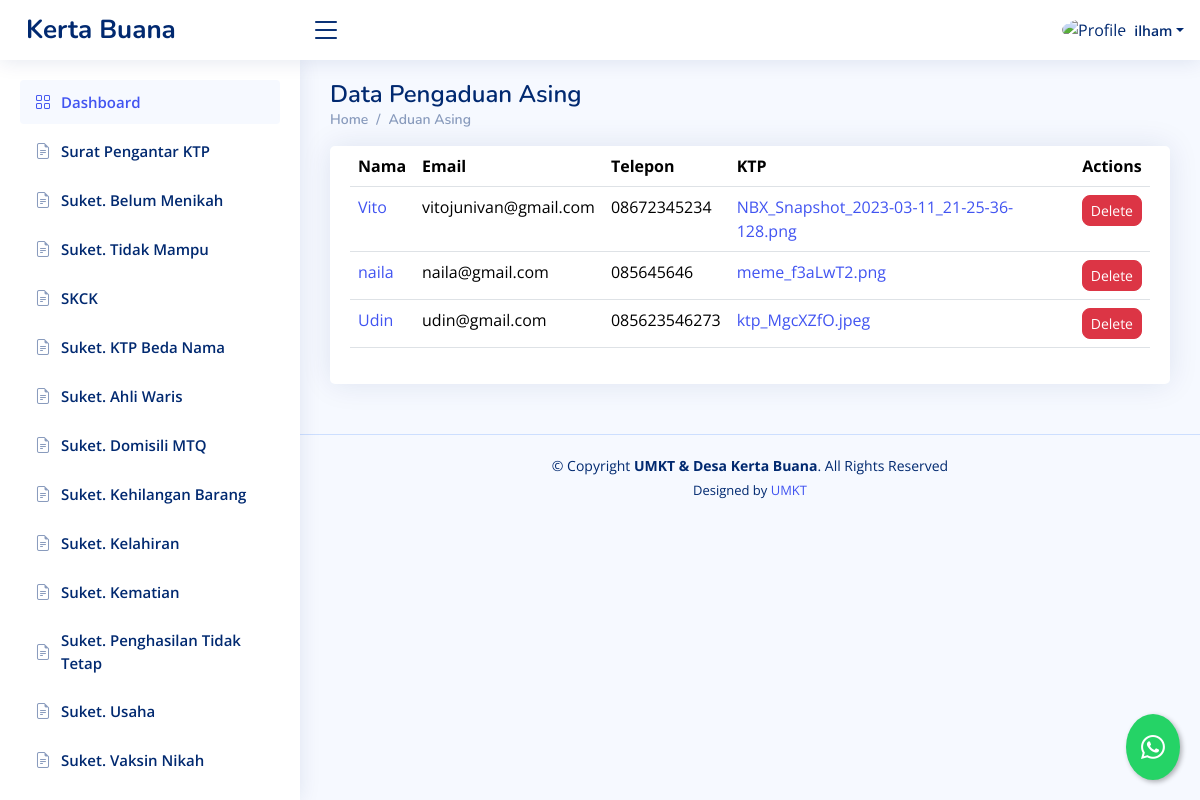
Screenshot of /dashboard/pengaduan-asing/ (signed in) with the database file from the repository.
### dashboard/models.py (models this page shows, shortened)
class PengaduanAsing(models.Model):
    name = models.CharField(max_length=200, blank=True, null=True)
    email = models.CharField(max_length=200, blank=True, null=True)
    phone = models.CharField(max_length=200, blank=True, null=True)
    message = models.TextField(blank=True, null=True)
    ktp = models.URLField(blank=True, null=True)

### dashboard/views.py (the view)
# urls.py: path('pengaduan-asing/', datapengaduanasing, name='pengaduan_asing'),
@login_required
def datapengaduanasing(request):
    template_name = "backend/pengaduanasing.html"
    aduan = PengaduanAsing.objects.all()
    context = {
        "aduans":aduan,
    }
    return render(request,template_name, context)

### dashboard/templatetags/custom_filters.py (called while the page is built)
@register.filter
def filename(value):
    if not value:  # Cek apakah value kosong atau None
        return None
    return os.path.basename(value)

### templates/backend/pengaduanasing.html
{% extends "backend/base_ui.html" %} {% load static %} {% load custom_filters %}
{% block konten %}
<div class="pagetitle">
  <h1>Data Pengaduan Asing</h1>
  <nav>
    <ol class="breadcrumb">
      <li class="breadcrumb-item"><a href="{url 'dashboard'}">Home</a></li>
      <li class="breadcrumb-item">Aduan Asing</li>
    </ol>
  </nav>
</div>
<section class="section">
  <div class="row">
    <div class="col-lg-12">
      <div class="card">
        <div class="card-body">
          <div class="table-responsive">
            <table class="table datatable">
              <thead>
                <tr>
                  <th>Nama</th>
                  <th>Email</th>
                  <th>Telepon</th>
                  <th>KTP</th>
                  <th class="text-center">Actions</th>
                </tr>
              </thead>
              <tbody>
                {% for aduan in aduans %}
                <tr>
                  <td><a href="{% url 'detail_pengaduan_asing' aduan.id %}">{{ aduan.name }}</a></td>
                  <td>{{ aduan.email }}</td>
                  <td>{{ aduan.phone }}</td>
                  <td>
                    <a href="{{ aduan.ktp }}">{{ aduan.ktp|filename }}</a>
                  </td>
                  <td class="text-center">
                    <div
                      class="btn-group gap-3"
                      role="group"
                      aria-label="Action buttons"
                    >
                      <a
                        href="{% url 'delete_pengaduan_asing' aduan.id %}"
                        class="text-decoration-none"
                      >
                        <button
                          type="button"
                          class="btn btn-danger btn-sm rounded-3"
                        >
                          Delete
                        </button>
                      </a>
                    </div>
                  </td>
                </tr>
                {% endfor %}
              </tbody>
            </table>
          </div>
        </div>
      </div>
    </div>
  </div>
</section>
{% endblock konten %}

### templates/backend/base_ui.html (shortened to what this page needs)
{% load static %}
<!DOCTYPE html>
<html lang="en">
  <head>
    <link
      href="{% static 'backend/vendor/bootstrap/css/bootstrap.min.css'%}"
      rel="stylesheet"
    />
    <link
      href="{% static 'backend/vendor/bootstrap-icons/bootstrap-icons.css'%}"
      rel="stylesheet"
    />
    <link
      href="{% static 'backend/vendor/boxicons/css/boxicons.min.css'%}"
      rel="stylesheet"
    />
    <link
      href="{% static 'backend/vendor/quill/quill.snow.css'%}"
      rel="stylesheet"
    />
    <link
      href="{% static 'backend/vendor/quill/quill.bubble.css'%}"
      rel="stylesheet"
    />
    <link
      href="{% static 'backend/vendor/remixicon/remixicon.css'%}"
      rel="stylesheet"
    />
    <link
      href="{% static 'backend/vendor/simple-datatables/style.css'%}"
      rel="stylesheet"
    />
    <link href="{% static 'backend/css/style.css'%}" rel="stylesheet" />
  </head>
  <body>
    <header id="header" class="header fixed-top d-flex align-items-center">
      <div class="d-flex align-items-center justify-content-between">
        <a href="{% url 'welcome'%}" class="logo d-flex align-items-center">
          <span class="d-none d-lg-block">Kerta Buana</span>
        </a>
        <i class="bi bi-list toggle-sidebar-btn"></i>
      </div>
      <nav class="header-nav ms-auto">
        <ul class="d-flex align-items-center">
          <li class="nav-item dropdown pe-3">
            <a
              class="nav-link nav-profile d-flex align-items-center pe-0"
              href="#"
              data-bs-toggle="dropdown"
            >
              {% if user.is_superuser %}
              <img
                src="{% static 'backend/img/orang.png'%}"
                alt="Profile"
                class="rounded-circle"
              />
              {% else %}
              <img
                src="{% static 'backend/img/family.png'%}"
                alt="Profile"
                class="rounded-circle"
              />
              {% endif %}
              <span class="d-none d-md-block dropdown-toggle ps-2"
                >{{request.user.username}}</span
              > </a
            >
          </li>
        </ul>
      </nav>
    </header>
    <aside id="sidebar" class="sidebar">
      <ul class="sidebar-nav" id="sidebar-nav">
        <li class="nav-item">
          <a class="nav-link" href="{% url 'dashboard'%}">
            <i class="bi bi-grid"></i>
            <span>Dashboard</span>
          </a>
        </li>
        {% if user.is_superuser %}
        <li class="nav-item">
          <a
            class="nav-link collapsed"
            data-bs-target="#forms-nav"
            data-bs-toggle="collapse"
            href="#"
          >
            <i class="bi bi-journal-text"></i><span>Surat</span
            ><i class="bi bi-chevron-down ms-auto"></i>
          </a>
          <ul
            id="forms-nav"
            class="nav-content collapse"
            data-bs-parent="#sidebar-nav"
          >
            <li>
              <a href="{% url 'suketpermohonanktp' %}">
                <i class="bi bi-circle"></i><span>Surat Pengantar KTP</span>
              </a>
            </li>
            <li>
              <a href="{% url 'suketbelummenikah'%}">
                <i class="bi bi-circle"></i><span>Suket. Belum Menikah</span>
              </a>
            </li>
            <li>
              <a href="{% url 'sukettidakmampu'%}">
                <i class="bi bi-circle"></i><span>Suket. Tidak Mampu</span>
              </a>
            </li>
            <li>
              <a href="{% url 'skck'%}">
                <i class="bi bi-circle"></i><span>SKCK</span>
              </a>
            </li>
            <li>
              <a href="{% url 'suketktpbedanama'%}">
                <i class="bi bi-circle"></i><span>Suket. KTP Beda Nama</span>
              </a>
            </li>
            <li>
              <a href="{% url 'suketahliwaris' %}">
                <i class="bi bi-circle"></i><span>Suket. Ahli Waris</span>
              </a>
            </li>
            <li>
              <a href="{% url 'suketMTQ'%}">
                <i class="bi bi-circle"></i><span>Suket. Domisili MTQ</span>
              </a>
            </li>
            <li>
              <a href="{% url 'suketkehilangan' %}">
                <i class="bi bi-circle"></i
                ><span>Suket. Kehilangan Barang</span>
              </a>
            </li>
            <li>
              <a href="{% url 'suketkelahiran' %}">
                <i class="bi bi-circle"></i><span>Suket. Kelahiran</span>
              </a>
            </li>
            <li>
              <a href="{% url 'suketkematian' %}">
                <i class="bi bi-circle"></i><span>Suket. Kematian</span>
              </a>
            </li>
            <li>
              <a href="{% url 'suketpenghasilantidaktetap' %}">
                <i class="bi bi-circle"></i
                ><span>Suket. Penghasilan Tidak Tetap</span>
              </a>
            </li>
            <li>
              <a href="{% url 'suketusaha' %}">
                <i class="bi bi-circle"></i><span>Suket. Usaha</span>
              </a>
            </li>
            <li>
              <a href="{% url 'suketvaksinnikah' %}">
                <i class="bi bi-circle"></i><span>Suket. Vaksin Nikah</span>
              </a>
            </li>
            <li>
              <a href="{% url 'suketpindahnikah' %}">
                <i class="bi bi-circle"></i><span>Suket. Pindah Nikah</span>
              </a>
            </li>
            <li>
              <a href="{% url 'suketrekkeltani' %}">
                <i class="bi bi-circle"></i><span>Suket. Kelompok Tani</span>
              </a>
            </li>
          </ul>
        </li>
        {% else %}
        <li class="nav-item">
          <a class="nav-link collapsed" href="{% url 'suketpermohonanktp' %}">
            <i class="bi bi-file-earmark-text"></i
            ><span>Surat Pengantar KTP</span>
          </a>
        </li>
        <li class="nav-item">
          <a class="nav-link collapsed" href="{% url 'suketbelummenikah'%}">
            <i class="bi bi-file-earmark-text"></i
            ><span>Suket. Belum Menikah</span>
          </a>
        </li>
        <li class="nav-item">
          <a class="nav-link collapsed" href="{% url 'sukettidakmampu'%}">
            <i class="bi bi-file-earmark-text"></i
            ><span>Suket. Tidak Mampu</span>
          </a>
        </li>
        <li class="nav-item">
          <a class="nav-link collapsed" href="{% url 'skck'%}">
            <i class="bi bi-file-earmark-text"></i><span>SKCK</span>
          </a>
        </li>
        <li class="nav-item">
          <a class="nav-link collapsed" href="{% url 'suketktpbedanama'%}">
            <i class="bi bi-file-earmark-text"></i
            ><span>Suket. KTP Beda Nama</span>
          </a>
        </li>
        <li class="nav-item">
          <a class="nav-link collapsed" href="{% url 'suketahliwaris' %}">
            <i class="bi bi-file-earmark-text"></i
            ><span>Suket. Ahli Waris</span>
          </a>
        </li>
        <li class="nav-item">
          <a class="nav-link collapsed" href="{% url 'suketMTQ'%}">
            <i class="bi bi-file-earmark-text"></i
            ><span>Suket. Domisili MTQ</span>
          </a>
        </li>
        <li class="nav-item">
          <a class="nav-link collapsed" href="{% url 'suketkehilangan' %}">
            <i class="bi bi-file-earmark-text"></i
            ><span>Suket. Kehilangan Barang</span>
          </a>
        </li>
        <li class="nav-item">
          <a class="nav-link collapsed" href="{% url 'suketkelahiran' %}">
            <i class="bi bi-file-earmark-text"></i><span>Suket. Kelahiran</span>
          </a>
        </li>
        <li class="nav-item">
          <a class="nav-link collapsed" href="{% url 'suketkematian' %}">
            <i class="bi bi-file-earmark-text"></i><span>Suket. Kematian</span>
          </a>
        </li>
        <li class="nav-item">
          <a
            class="nav-link collapsed"
            href="{% url 'suketpenghasilantidaktetap' %}"
          >
            <i class="bi bi-file-earmark-text"></i
            ><span>Suket. Penghasilan Tidak Tetap</span>
          </a>
        </li>
        <li class="nav-item">
          <a class="nav-link collapsed" href="{% url 'suketusaha' %}">
            <i class="bi bi-file-earmark-text"></i><span>Suket. Usaha</span>
          </a>
        </li>
        <li class="nav-item">
          <a class="nav-link collapsed" href="{% url 'suketvaksinnikah' %}">
            <i class="bi bi-file-earmark-text"></i
            ><span>Suket. Vaksin Nikah</span>
          </a>
        </li>
        <li class="nav-item">
          <a class="nav-link collapsed" href="{% url 'suketpindahnikah' %}">
          </a>
        </li>
        {% endif %}
      </ul>
    </aside>
    <main id="main" class="main">
      {% block konten %}{% endblock konten %}
    </main>
    <footer id="footer" class="footer">
      <div class="copyright">
        &copy; Copyright <strong><span>UMKT & Desa Kerta Buana</span></strong
        >. All Rights Reserved
      </div>
      <div class="credits">
        Designed by <a href="https://www.umkt.ac.id/">UMKT</a>
      </div>
    </footer>
    <a
      href="https://wa.me/6282255462424?text=Halo,%20saya%20{{ request.user.last_name }}%20dengan%20nik%20{{ request.user.nik }}"
      class="whatsapp-float"
      target="_blank"
      title="Hubungi kami via WhatsApp"
    >
      <i class="bi bi-whatsapp"></i>
    </a>
  </body>
</html>

### static/backend/css/style.css (style rules this page uses)
:root { scroll-behavior: smooth; }
body { font-family: "Open Sans", sans-serif; background: #f6f9ff; color: #444444; }
a { color: #4154f1; text-decoration: none; }
h1, h2, h3, h4, h5, h6 { font-family: "Nunito", sans-serif; }
#main { margin-top: 60px; padding: 20px 30px; transition: all 0.3s; }
.pagetitle { margin-bottom: 10px; }
.pagetitle h1 { font-size: 24px; margin-bottom: 0; font-weight: 600; color: #012970; }
.card { margin-bottom: 30px; border: none; border-radius: 5px; box-shadow: 0px 0 30px rgba(1, 41, 112, 0.1); }
.card-body { padding: 0 20px 20px 20px; }
.breadcrumb { font-size: 14px; font-family: "Nunito", sans-serif; color: #899bbd; font-weight: 600; }
.breadcrumb a { color: #899bbd; transition: 0.3s; }
.breadcrumb .breadcrumb-item::before { color: #899bbd; }
.logo { line-height: 1; }
@media (min-width: 1200px) { .logo { width: 280px; } }
.logo span { font-size: 26px; font-weight: 700; color: #012970; font-family: "Nunito", sans-serif; }
.header { transition: all 0.5s; z-index: 997; height: 60px; box-shadow: 0px 2px 20px rgba(1, 41, 112, 0.1); background-color: #fff; padding-left: 20px; }
.header .toggle-sidebar-btn { font-size: 32px; padding-left: 10px; cursor: pointer; color: #012970; }
.header-nav ul { list-style: none; }
.header-nav>ul { margin: 0; padding: 0; }
.header-nav .nav-profile { color: #012970; }
.header-nav .nav-profile img { max-height: 36px; }
.header-nav .nav-profile span { font-size: 14px; font-weight: 600; }
.sidebar { position: fixed; top: 60px; left: 0; bottom: 0; width: 300px; z-index: 996; transition: all 0.3s; padding: 20px; overflow-y: auto; scrollbar-width: thin; scrollbar-color: #aab7cf transparent; box-shadow: 0px 0px 20px rgba(1, 41, 112, 0.1); background-color: #fff; }
@media (min-width: 1200px) { #main, #footer { margin-left: 300px; } }
.sidebar-nav { padding: 0; margin: 0; list-style: none; }
.sidebar-nav li { padding: 0; margin: 0; list-style: none; }
.sidebar-nav .nav-item { margin-bottom: 5px; }
.sidebar-nav .nav-link { display: flex; align-items: center; font-size: 15px; font-weight: 600; color: #4154f1; transition: 0.3; background: #f6f9ff; padding: 10px 15px; border-radius: 4px; }
.sidebar-nav .nav-link i { font-size: 16px; margin-right: 10px; color: #4154f1; }
.sidebar-nav .nav-link.collapsed { color: #012970; background: #fff; }
.sidebar-nav .nav-link.collapsed i { color: #899bbd; }
.footer { padding: 20px 0; font-size: 14px; transition: all 0.3s; border-top: 1px solid #cddfff; }
.footer .copyright { text-align: center; color: #012970; }
.footer .credits { padding-top: 5px; text-align: center; font-size: 13px; color: #012970; }
.whatsapp-float { position: fixed; bottom: 20px; right: 20px; background-color: #25D366; color: white; border-radius: 50%; padding: 15px; box-shadow: 2px 2px 5px rgba(0, 0, 0, 0.3); z-index: 1000; font-size: 24px; transition: all 0.3s ease; }
.whatsapp-float i { margin-right: 0; }

### rows the page displays
PengaduanAsing: name "Vito", email "vitojunivan@gmail.com", phone "08672345234", ktp|filename "NBX_Snapshot_2023-03-11_21-25-36-128.png"
PengaduanAsing: name "naila", email "naila@gmail.com", phone "085645646", ktp|filename "meme_f3aLwT2.png"
PengaduanAsing: name "Udin", email "udin@gmail.com", phone "085623546273", ktp|filename "ktp_MgcXZfO.jpeg"

### other values shown
{{ request.user.username }} "ilham"
